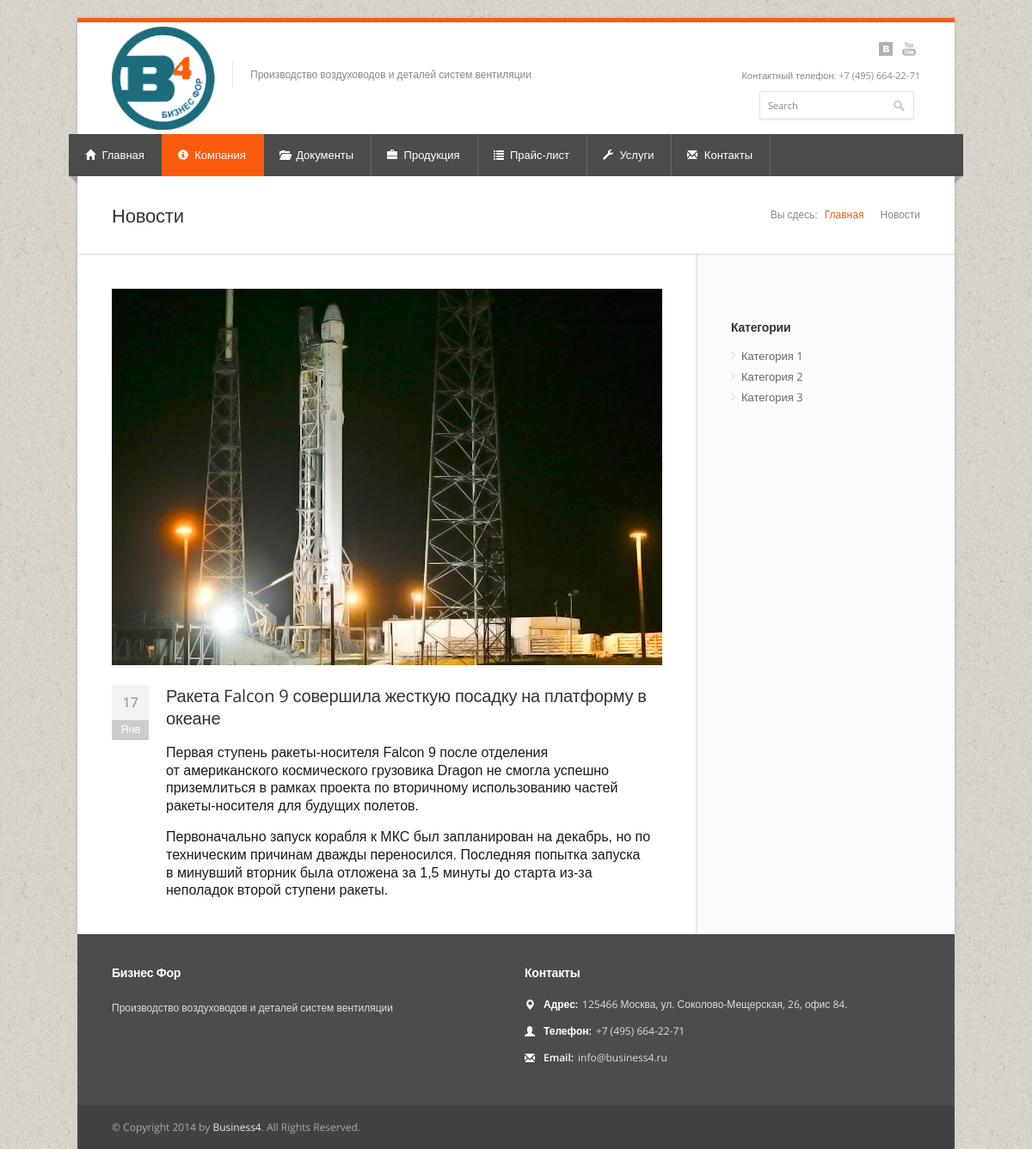
Page /blog/1/ on the committed database.
### blog/models.py (models this page shows, shortened)
class Post(models.Model):
    title = models.CharField(max_length=255)
    datetime = models.DateField(u'Дата публикации')
    short_content = models.TextField(max_length=500)
    content = HTMLField()
    image = models.ImageField(upload_to='upload_images', blank=True, null=True)
    category = models.ManyToManyField(Category, related_name='post_set')

class Category(models.Model):
    title = models.CharField(max_length=255)
    def get_absolute_url(self):
        return "/blog/category/%i/" % self.id

### blog/views.py (the view)
# urls.py: url(r'^(?P<id>\d+)/$', 'blog.views.post_detail', name='post_detail'),
def post_detail(request, id):
    post = Post.objects.get(id=id)
    category_list = Category.objects.all()
    return render(request, 'blog/post_detail.html',
                  {
                      'post': post,
                      'category_list': category_list
                  }
    )

### templates/blog/post_detail.html
{% extends "blog/blog_base.html" %}
{% block content %}
    <article class="post">
        <figure class="post-img picture">
            <a href="{{ post.image.url }}" rel="fancybox" title="{{ post.title }}"><img src="{{ post.image.url }}" alt="" /></a>
        </figure>
        <section class="date">
            <span class="day">{{ post.datetime|date:"j" }}</span>
            <span class="month">{{ post.datetime|date:"M" }}</span>
        </section>
        <section class="post-content">
            <header class="meta">
                <h2>{{ post.title }}</h2>
            </header>
            <p>{{ post.content|safe }}</p>
        </section>
    </article>
{% endblock %}
{% block categories %}
        <nav class="widget">
            <h4>Категории</h4>
            <ul class="categories">
                {% for cat in category_list %}
                <li><a href="{{ cat.get_absolute_url }}">{{ cat.title }}</a></li>
                {% endfor %}
            </ul>
        </nav>
{% endblock %}

### static/css/base.css (style rules this page uses)
html, body, div, span, applet, object, iframe, h1, h2, h3, h4, h5, h6, p, blockquote, pre, a, abbr, acronym, address, big, cite, code, del, dfn, em, img, ins, kbd, q, s, samp, small, strike, strong, sub, sup, tt, var, b, u, i, center, dl, dt, dd, ol, ul, li, fieldset, form, label, legend, table, caption, tbody, tfoot, thead, tr, th, td, article, aside, canvas, details, embed, figure, figcaption, footer, header, hgroup, menu, nav, output, ruby, section, summary, time, mark, audio, video { margin: 0; padding: 0; border: 0; font-size: 100%; font: inherit; vertical-align: baseline; }
article, aside, details, figcaption, figure, footer, header, hgroup, menu, nav, section { display: block; }
body { line-height: 1; }
ol, ul { list-style: none; }
body { background: url(../images/bg/noise.png) repeat; font-size: 13px; line-height: 21px; color: #666; -webkit-font-smoothing: antialiased; -webkit-text-size-adjust: 100%; }
body, h1, h2, h3, h4, h5, h6, .button, input[type="button"], input[type="submit"], input[type="text"], input[type="password"], input[type="email"], textarea, select { font-family: "Open Sans", "HelveticaNeue", "Helvetica Neue", Helvetica, Arial, sans-serif; }
#wrapper img { height: auto; max-width: 100%; }
img, object, video { height: auto; display: block; }
img { width: auto; border: 0; -ms-interpolation-mode: bicubic; }
h1, h2, h3, h4, h5, h6 { color: #333; font-weight: 600; letter-spacing: -0.2px; }
h2 { font-size: 22px; line-height: 30px; }
h4 { font-size: 14px; line-height: 30px; }
p { margin: 0 0 15px 0; line-height: 21px; }
a, a:visited { color: #169fe6; text-decoration: none; outline: 0; -webkit-transition: color 0.1s ease-in-out; -moz-transition: color 0.1s ease-in-out; -o-transition: color 0.1s ease-in-out; -transition: color 0.1s ease-in-out; }
ul, ol { margin: 0; }
ul { list-style: none outside; }
li { line-height: 18px; }

### rows in the picture
Post: image (picture), datetime "17", datetime "Янв", title "Ракета Falcon 9 совершила жесткую посадку на платформу в океане", content "Первая ступень ракеты-носителя Falcon 9 после отделения от американского космического грузовика Dragon не смогла успешно приземлиться в рамках проекта по вторичному использованию частей ракеты-носителя для будущих полетов. Первоначально запуск корабля к МКС был запланирован на декабрь, но по техническим причинам дважды переносился. Последняя попытка запуска в минувший вторник была отложена за 1,5 минуты до старта из-за неполадок второй ступени ракеты."
Category: title "Категория 1"
Category: title "Категория 2"
Category: title "Категория 3"
